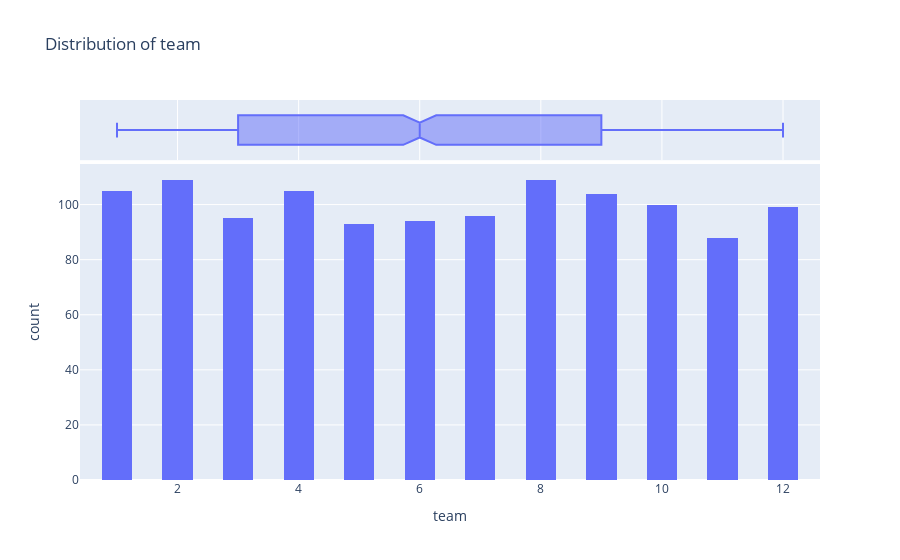
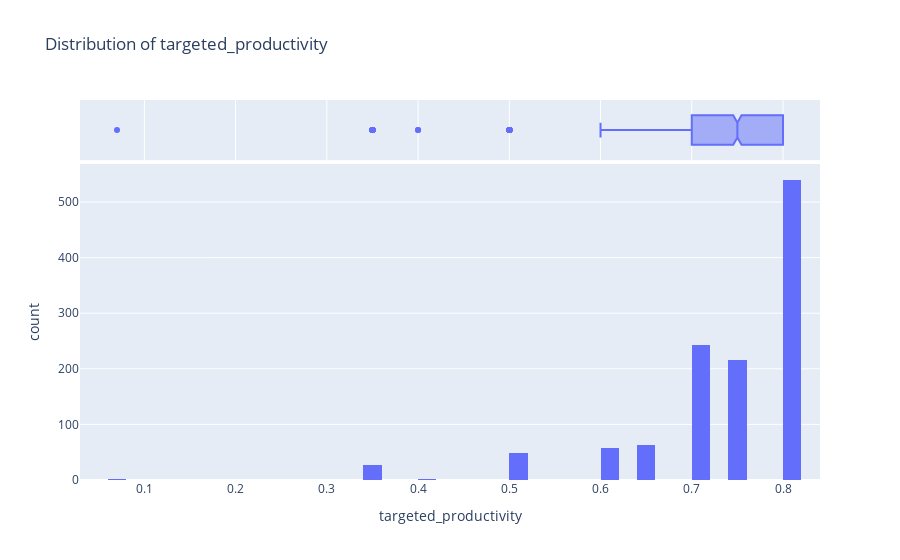
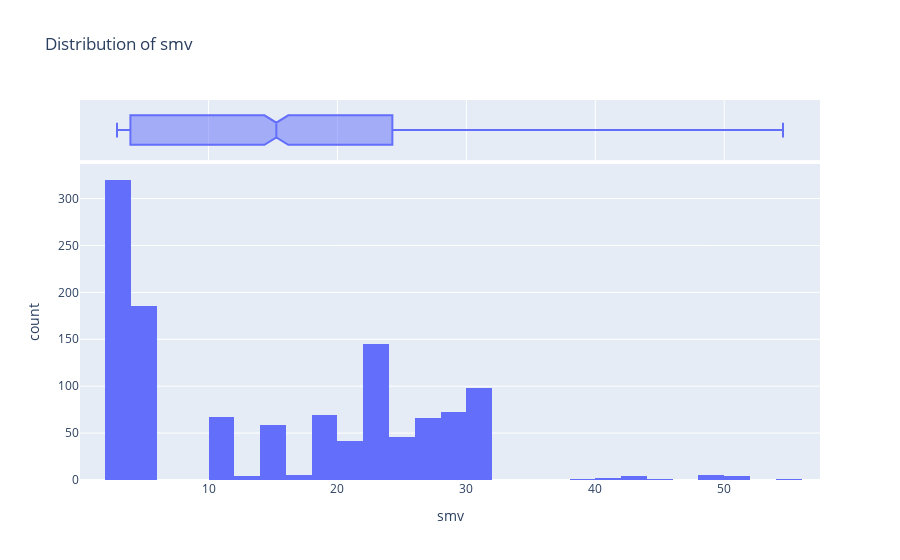
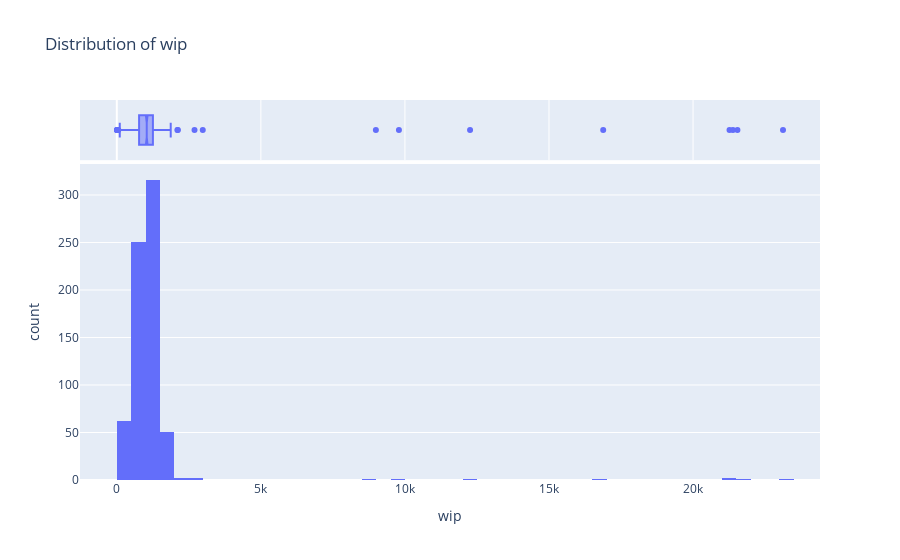

These figures' notebook cell, in order:
### Code cell
import plotly.express as px
import plotly.graph_objects as go
from data.graphs_plots import distributions_graphs
distributions_graphs(df)

### Figure 1 — Plotly figure (JSON) as saved in the notebook; plotly's stock layout.template omitted (floating-point values rounded to 4 significant figures; data arrays with more than 128 entries replaced by an {"elided": "..."} marker saying what was removed)
{"data": [{"alignmentgroup": "True", "bingroup": "x", "hovertemplate": "team=%{x}<br>count=%{y}<extra></extra>", "legendgroup": "", "marker": {"color": "#636efa", "pattern": {"shape": ""}}, "name": "", "nbinsx": 50, "offsetgroup": "", "orientation": "v", "showlegend": false, "type": "histogram", "x": {"elided": "1197 int values"}, "xaxis": "x", "yaxis": "y"}, {"alignmentgroup": "True", "hovertemplate": "team=%{x}<extra></extra>", "legendgroup": "", "marker": {"color": "#636efa"}, "name": "", "notched": true, "offsetgroup": "", "showlegend": false, "type": "box", "x": {"elided": "1197 int values"}, "xaxis": "x2", "yaxis": "y2"}], "layout": {"barmode": "relative", "legend": {"tracegroupgap": 0}, "title": {"text": "Distribution of team"}, "xaxis": {"anchor": "y", "domain": [0, 1], "title": {"text": "team"}}, "xaxis2": {"anchor": "y2", "domain": [0, 1], "matches": "x", "showgrid": true, "showticklabels": false}, "yaxis": {"anchor": "x", "domain": [0, 0.8316], "title": {"text": "count"}}, "yaxis2": {"anchor": "x2", "domain": [0.8416, 1], "matches": "y2", "showgrid": false, "showline": false, "showticklabels": false, "ticks": ""}}}

### Figure 2 — Plotly figure (JSON) as saved in the notebook; plotly's stock layout.template omitted (floating-point values rounded to 4 significant figures; data arrays with more than 128 entries replaced by an {"elided": "..."} marker saying what was removed)
{"data": [{"alignmentgroup": "True", "bingroup": "x", "hovertemplate": "targeted_productivity=%{x}<br>count=%{y}<extra></extra>", "legendgroup": "", "marker": {"color": "#636efa", "pattern": {"shape": ""}}, "name": "", "nbinsx": 50, "offsetgroup": "", "orientation": "v", "showlegend": false, "type": "histogram", "x": {"elided": "1197 float values"}, "xaxis": "x", "yaxis": "y"}, {"alignmentgroup": "True", "hovertemplate": "targeted_productivity=%{x}<extra></extra>", "legendgroup": "", "marker": {"color": "#636efa"}, "name": "", "notched": true, "offsetgroup": "", "showlegend": false, "type": "box", "x": {"elided": "1197 float values"}, "xaxis": "x2", "yaxis": "y2"}], "layout": {"barmode": "relative", "legend": {"tracegroupgap": 0}, "title": {"text": "Distribution of targeted_productivity"}, "xaxis": {"anchor": "y", "domain": [0, 1], "title": {"text": "targeted_productivity"}}, "xaxis2": {"anchor": "y2", "domain": [0, 1], "matches": "x", "showgrid": true, "showticklabels": false}, "yaxis": {"anchor": "x", "domain": [0, 0.8316], "title": {"text": "count"}}, "yaxis2": {"anchor": "x2", "domain": [0.8416, 1], "matches": "y2", "showgrid": false, "showline": false, "showticklabels": false, "ticks": ""}}}

### Figure 3 — Plotly figure (JSON) as saved in the notebook; plotly's stock layout.template omitted (floating-point values rounded to 4 significant figures; data arrays with more than 128 entries replaced by an {"elided": "..."} marker saying what was removed)
{"data": [{"alignmentgroup": "True", "bingroup": "x", "hovertemplate": "smv=%{x}<br>count=%{y}<extra></extra>", "legendgroup": "", "marker": {"color": "#636efa", "pattern": {"shape": ""}}, "name": "", "nbinsx": 50, "offsetgroup": "", "orientation": "v", "showlegend": false, "type": "histogram", "x": {"elided": "1197 float values"}, "xaxis": "x", "yaxis": "y"}, {"alignmentgroup": "True", "hovertemplate": "smv=%{x}<extra></extra>", "legendgroup": "", "marker": {"color": "#636efa"}, "name": "", "notched": true, "offsetgroup": "", "showlegend": false, "type": "box", "x": {"elided": "1197 float values"}, "xaxis": "x2", "yaxis": "y2"}], "layout": {"barmode": "relative", "legend": {"tracegroupgap": 0}, "title": {"text": "Distribution of smv"}, "xaxis": {"anchor": "y", "domain": [0, 1], "title": {"text": "smv"}}, "xaxis2": {"anchor": "y2", "domain": [0, 1], "matches": "x", "showgrid": true, "showticklabels": false}, "yaxis": {"anchor": "x", "domain": [0, 0.8316], "title": {"text": "count"}}, "yaxis2": {"anchor": "x2", "domain": [0.8416, 1], "matches": "y2", "showgrid": false, "showline": false, "showticklabels": false, "ticks": ""}}}

### Figure 4 — Plotly figure (JSON) as saved in the notebook; plotly's stock layout.template omitted (floating-point values rounded to 4 significant figures; data arrays with more than 128 entries replaced by an {"elided": "..."} marker saying what was removed)
{"data": [{"alignmentgroup": "True", "bingroup": "x", "hovertemplate": "wip=%{x}<br>count=%{y}<extra></extra>", "legendgroup": "", "marker": {"color": "#636efa", "pattern": {"shape": ""}}, "name": "", "nbinsx": 50, "offsetgroup": "", "orientation": "v", "showlegend": false, "type": "histogram", "x": {"elided": "1197 int values"}, "xaxis": "x", "yaxis": "y"}, {"alignmentgroup": "True", "hovertemplate": "wip=%{x}<extra></extra>", "legendgroup": "", "marker": {"color": "#636efa"}, "name": "", "notched": true, "offsetgroup": "", "showlegend": false, "type": "box", "x": {"elided": "1197 int values"}, "xaxis": "x2", "yaxis": "y2"}], "layout": {"barmode": "relative", "legend": {"tracegroupgap": 0}, "title": {"text": "Distribution of wip"}, "xaxis": {"anchor": "y", "domain": [0, 1], "title": {"text": "wip"}}, "xaxis2": {"anchor": "y2", "domain": [0, 1], "matches": "x", "showgrid": true, "showticklabels": false}, "yaxis": {"anchor": "x", "domain": [0, 0.8316], "title": {"text": "count"}}, "yaxis2": {"anchor": "x2", "domain": [0.8416, 1], "matches": "y2", "showgrid": false, "showline": false, "showticklabels": false, "ticks": ""}}}
